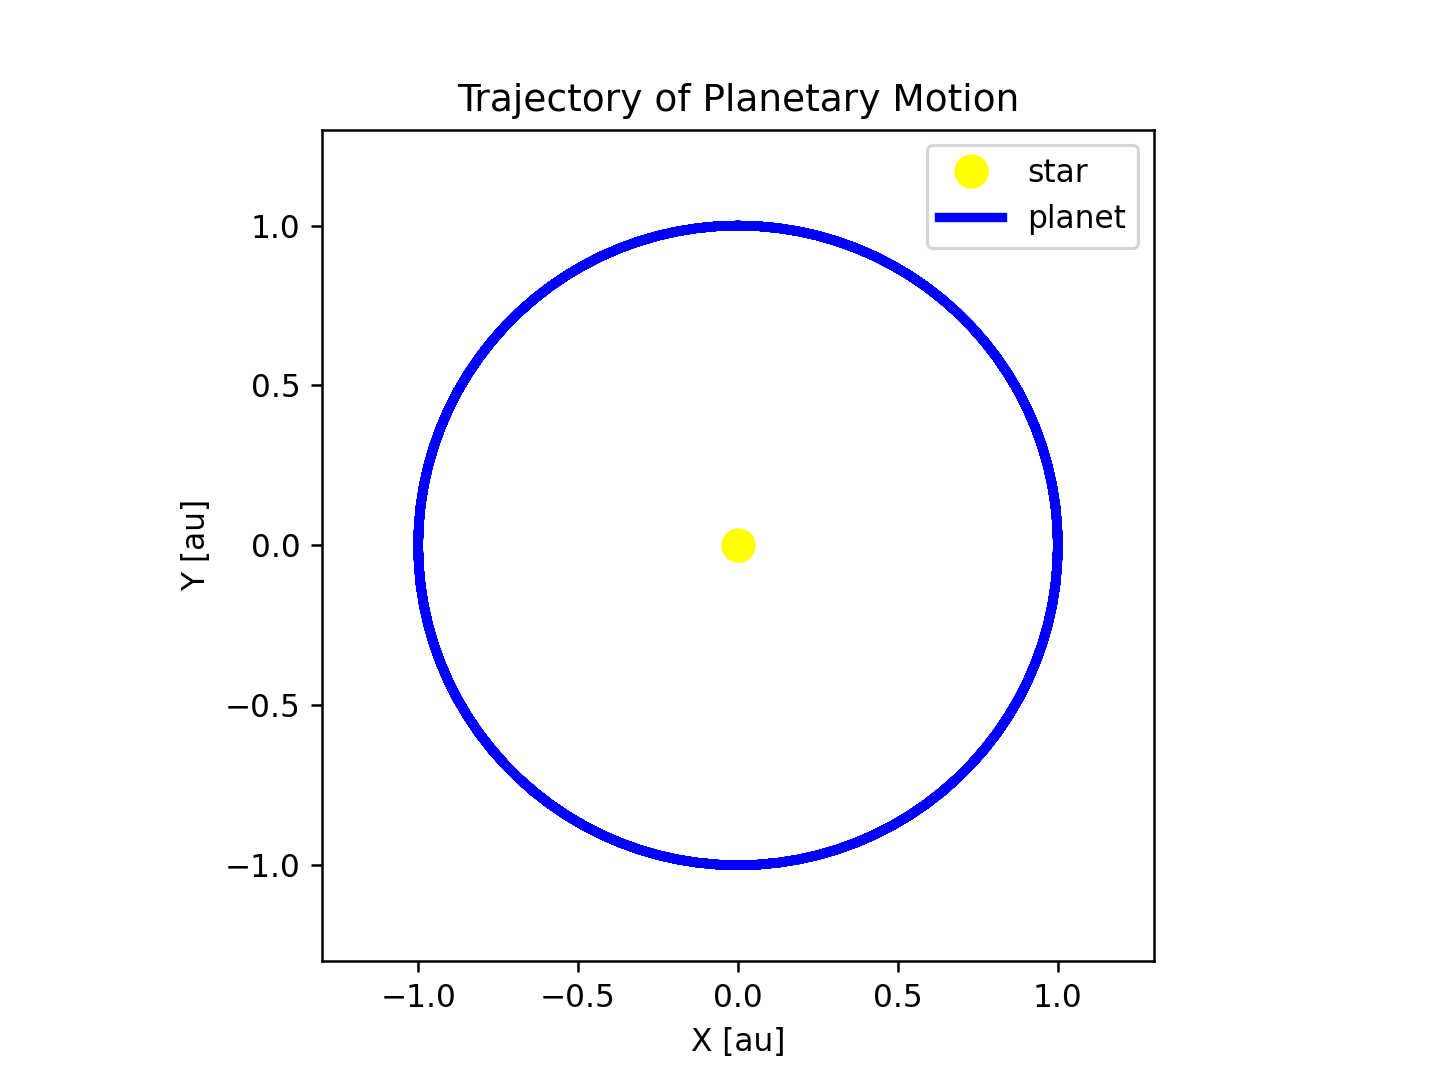

Python code for this plot:
#!/usr/pkg/bin/python3.9

#
# Time-stamp: <2022/10/17 00:30:44 (CST) daisuke>
#

# importing argparse module
import argparse

# importing sys module
import sys

# importing numpy module
import numpy

# importing scipy module
import scipy.integrate
import scipy.stats

# importing matplotlib module
import matplotlib.figure
import matplotlib.backends.backend_agg

#
# initial conditions
#

# mass of the star (unit: solar mass)
M   = 1.0

# initial position of the planet (unit: astronomical unit)
qx0 = 1.0
qy0 = 0.0

# initial velocity of the planet (unit: astronomical unit per year)
vx0 = 0.0
vy0 = 1.0

# printing initial conditions
print (f'initial conditions for calculation of planetary motion:')
print (f'  qx0 = {qx0:8.3f} [au]')
print (f'  qy0 = {qy0:8.3f} [au]')
print (f'  vx0 = {vx0:8.3f} [au/year]')
print (f'  vx0 = {vy0:8.3f} [au/year]')

#
# other parameters
#

# gravitational constant
GM = 4.0 * numpy.pi**2

# time step in year
dt = 0.01

# end time of simulation in year
time_end = 10.0

# output image file
file_output = 'ai202209_s05_29.png'

#
# equation of motion
#
def eqmo (t, y):
    # initialisation of dy
    dy = numpy.zeros_like (y)
    # r^3 (cube of distance between star and planet)
    r_cubed = ( y[0]**2 + y[2]**2 )**1.5
    # Runge-Kutta method
    dy[0] = y[1]
    dy[1] = -GM * y[0] / r_cubed
    dy[2] = y[3]
    dy[3] = -GM * y[2] / r_cubed
    # returning dy
    return dy

# number of time steps of simulation
n_step = int (time_end / dt) + 1

# times to calculate position and velocity of planet
times = numpy.linspace (0.0, time_end, n_step)

# initial values
y_init = (qx0, vx0 * numpy.sqrt (GM), qy0, vy0 * numpy.sqrt (GM))

# orbital integration of planet
solution = scipy.integrate.solve_ivp (eqmo, [0.0, time_end], y_init, \
                                      t_eval=times, dense_output=True, \
                                      rtol=10**-6, atol=10**-9)

# results (positions and velocities of planet)
qx = solution.y[0]
qy = solution.y[2]
vx = solution.y[1]
xy = solution.y[3]

# finding maximum and minimum values for plotting
qx_max = scipy.stats.tmax (qx)
qy_max = scipy.stats.tmax (qy)
qx_min = scipy.stats.tmin (qx)
qy_min = scipy.stats.tmin (qy)
maxmin = sorted ([abs (qx_max), abs (qy_max), abs (qx_min), abs (qy_min)])
x_max  = maxmin[-1] * +1.3
x_min  = maxmin[-1] * -1.3
y_max  = maxmin[-1] * +1.3
y_min  = maxmin[-1] * -1.3

#
# plotting using Matplotlib
#
    
# making objects "fig" and "ax"
fig    = matplotlib.figure.Figure ()
canvas = matplotlib.backends.backend_agg.FigureCanvasAgg (fig)
ax     = fig.add_subplot (111)

# axes
ax.set_title ('Trajectory of Planetary Motion')
ax.set_xlabel ('X [au]')
ax.set_ylabel ('Y [au]')
ax.set_xlim (x_min, x_max)
ax.set_ylim (y_min, y_max)
ax.set_aspect ('equal')

# plotting the position of the star
ax.plot (0.0, 0.0, linestyle='None', marker='o', markersize=10.0, \
         color='yellow', label='star')

# plotting the trajectory of orbital motion of planet
ax.plot (qx, qy, linestyle='-', linewidth=3.0, color='blue', label='planet')

# legend
ax.legend ()

# saving file
fig.savefig (file_output, dpi=225)
